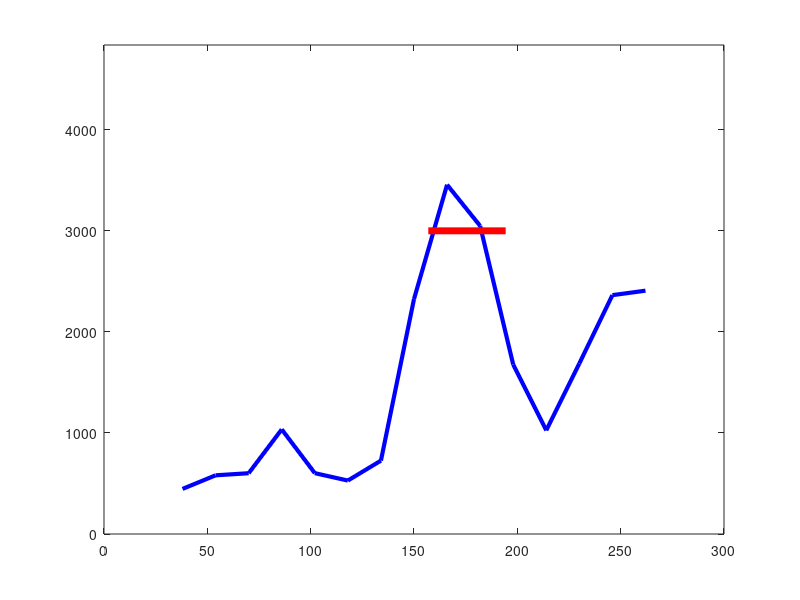

The MATLAB script that drew this image:
REP = 2;

if REP == 1;
	mu0 = 94.387;
	lambda = 79.487;
	delta = 44.318;
	timepoints = 30:16:254;
	dse3 = [664.194358461309  638.007679606173  1273.34404366857  654.633612082418  601.621538233722  835.40147309511 878.3443856687  2744.52542682684  4231.14936955513  3281.13403627025  2018.26445640627  1178.82518600065  1939.20673102306  2389.74745444551  2267.47749897582];
	alpha = 26;
else
	mu0 = 101.904;
	lambda = 82.014;
	delta = 37.436;
	timepoints = 38:16:262;
	dse3 = [446.178190243117  580.70411068024 601.413084885353  1035.14320146662  602.123078177483  528.710866538587  726.09056294344 2324.8932043142 3456.20818888852  3048.76178380781  1676.61662136494  1025.7932502549 1687.49630643529  2363.43977451233  2407.61067083726];
	alpha = 27;
end

figure;
plot(timepoints, dse3, 'color', 'blue', 'linewidth', 3);
hold on;
range = [mu0-alpha+lambda, mu0-alpha+lambda+delta];
plot(range, [3000 3000], 'color', 'red', 'linewidth', 5);
ylim([0 max(dse3)*1.4]);
